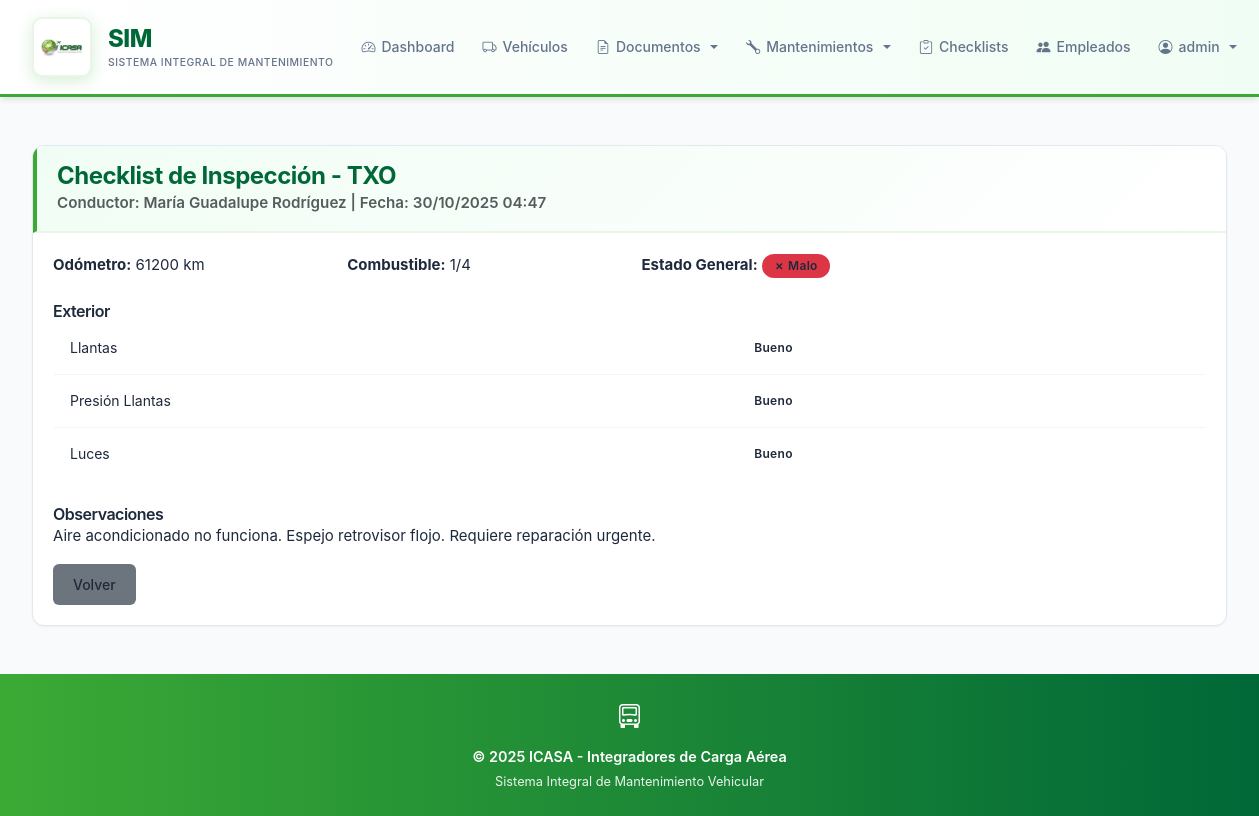
/checklists/8/ (signed in), run on the app's committed database.
### vehicles/models.py (models this page shows, shortened)
class VehicleChecklist(models.Model):
    STATUS_CHOICES = [('Bueno', 'Bueno'), ('Regular', 'Regular'), ('Malo', 'Malo')]
    STATION_CHOICES = [
        ('Aguascalientes', 'Aguascalientes'),
        ('Baja California', 'Baja California'),
        ('Baja California Sur', 'Baja California Sur'),
        ('Campeche', 'Campeche'),
        ('Chiapas', 'Chiapas'),
        ('Chihuahua', 'Chihuahua'),
        ('Ciudad de México', 'Ciudad de México'),
        ('Coahuila', 'Coahuila'),
        ('Colima', 'Colima'),
        ('Durango', 'Durango'),
        ('Estado de México', 'Estado de México'),
        ('Guanajuato', 'Guanajuato'),
        ('Guerrero', 'Guerrero'),
        ('Hidalgo', 'Hidalgo'),
        ('Jalisco', 'Jalisco'),
        ('Michoacán', 'Michoacán'),
        ('Morelos', 'Morelos'),
        ('Nayarit', 'Nayarit'),
        ('Nuevo León', 'Nuevo León'),
        ('Oaxaca', 'Oaxaca'),
        ('Puebla', 'Puebla'),
        ('Querétaro', 'Querétaro'),
        ('Quintana Roo', 'Quintana Roo'),
        ('San Luis Potosí', 'San Luis Potosí'),
        ('Sinaloa', 'Sinaloa'),
        ('Sonora', 'Sonora'),
        ('Tabasco', 'Tabasco'),
        ('Tamaulipas', 'Tamaulipas'),
        ('Tlaxcala', 'Tlaxcala'),
        ('Veracruz', 'Veracruz'),
        ('Yucatán', 'Yucatán'),
        ('Zacatecas', 'Zacatecas'),
    ]
    vehicle = models.ForeignKey(Vehicle, on_delete=models.CASCADE, related_name='checklists')
    driver_name = models.CharField(max_length=100)
    station = models.CharField(max_length=100, choices=STATION_CHOICES, blank=True, null=True, verbose_name='Estación')
    inspection_date = models.DateTimeField(auto_now_add=True)
    tires_condition = models.CharField(max_length=10, choices=STATUS_CHOICES)
    tires_pressure = models.CharField(max_length=10, choices=STATUS_CHOICES)
    lights = models.CharField(max_length=10, choices=STATUS_CHOICES)
    mirrors = models.CharField(max_length=10, choices=STATUS_CHOICES)
    windshield = models.CharField(max_length=10, choices=STATUS_CHOICES)
    wipers = models.CharField(max_length=10, choices=STATUS_CHOICES)
    body_damage = models.CharField(max_length=10, choices=STATUS_CHOICES)
    seat_belts = models.CharField(max_length=10, choices=STATUS_CHOICES)
    horn = models.CharField(max_length=10, choices=STATUS_CHOICES)
    dashboard_lights = models.CharField(max_length=10, choices=STATUS_CHOICES)
    air_conditioning = models.CharField(max_length=10, choices=STATUS_CHOICES)
    brakes = models.CharField(max_length=10, choices=STATUS_CHOICES)
    engine = models.CharField(max_length=10, choices=STATUS_CHOICES)
    oil_level = models.CharField(max_length=10, choices=STATUS_CHOICES)
    coolant_level = models.CharField(max_length=10, choices=STATUS_CHOICES)
    battery = models.CharField(max_length=10, choices=STATUS_CHOICES)
    fire_extinguisher = models.CharField(max_length=10, choices=STATUS_CHOICES)
    first_aid_kit = models.CharField(max_length=10, choices=STATUS_CHOICES)
    warning_triangles = models.CharField(max_length=10, choices=STATUS_CHOICES)
    observations = models.TextField(blank=True)
    odometer_reading = models.IntegerField()
    fuel_level = models.CharField(max_length=20, choices=[('Lleno', 'Lleno'), ('3/4', '3/4'), ('1/2', '1/2'), ('1/4', '1/4'), ('Vacío', 'Vacío')])
    class Meta:
        ordering = ['-inspection_date']
    @property
    def overall_status(self):
        statuses = [self.tires_condition, self.tires_pressure, self.lights, self.mirrors, self.windshield, self.wipers, self.body_damage, self.seat_belts, self.horn, self.dashboard_lights, self.air_conditioning, self.brakes, self.engine, self.oil_level, self.coolant_level, self.battery, self.fire_extinguisher, self.first_aid_kit, self.warning_triangles]
        if 'Malo' in statuses:
            return 'Malo'
        elif 'Regular' in statuses:
            return 'Regular'
        return 'Bueno'

class Vehicle(models.Model):
    STATUS_CHOICES = [
        ('Active', 'Active'),
        ('Maintenance', 'Maintenance'),
        ('Out of service', 'Out of service')
    ]
    STATION_CHOICES = [
        ('Aguascalientes', 'Aguascalientes'),
        ('Baja California', 'Baja California'),
        ('Baja California Sur', 'Baja California Sur'),
        ('Campeche', 'Campeche'),
        ('Chiapas', 'Chiapas'),
        ('Chihuahua', 'Chihuahua'),
        ('Ciudad de México', 'Ciudad de México'),
        ('Coahuila', 'Coahuila'),
        ('Colima', 'Colima'),
        ('Durango', 'Durango'),
        ('Estado de México', 'Estado de México'),
        ('Guanajuato', 'Guanajuato'),
        ('Guerrero', 'Guerrero'),
        ('Hidalgo', 'Hidalgo'),
        ('Jalisco', 'Jalisco'),
        ('Michoacán', 'Michoacán'),
        ('Morelos', 'Morelos'),
        ('Nayarit', 'Nayarit'),
        ('Nuevo León', 'Nuevo León'),
        ('Oaxaca', 'Oaxaca'),
        ('Puebla', 'Puebla'),
        ('Querétaro', 'Querétaro'),
        ('Quintana Roo', 'Quintana Roo'),
        ('San Luis Potosí', 'San Luis Potosí'),
        ('Sinaloa', 'Sinaloa'),
        ('Sonora', 'Sonora'),
        ('Tabasco', 'Tabasco'),
        ('Tamaulipas', 'Tamaulipas'),
        ('Tlaxcala', 'Tlaxcala'),
        ('Veracruz', 'Veracruz'),
        ('Yucatán', 'Yucatán'),
        ('Zacatecas', 'Zacatecas'),
    ]
    plate = models.CharField(max_length=10, unique=True, verbose_name='Placa')
    brand = models.CharField(max_length=50, verbose_name='Marca')
    model = models.CharField(max_length=50, verbose_name='Modelo')
    year = models.IntegerField(
        validators=[MinValueValidator(1900), MaxValueValidator(datetime.now().year + 1)],
        verbose_name='Año'
    )
    status = models.CharField(max_length=20, choices=STATUS_CHOICES, default='Active', verbose_name='Estado')
    station = models.CharField(max_length=100, choices=STATION_CHOICES, blank=True, null=True, verbose_name='Estación')
    photo = models.ImageField(upload_to='vehicles/', null=True, blank=True, verbose_name='Foto')
    created_at = models.DateTimeField(auto_now_add=True, null=True, blank=True)
    updated_at = models.DateTimeField(auto_now=True, null=True, blank=True)
    class Meta:
        ordering = ['-created_at']
        verbose_name = 'Vehículo'
        verbose_name_plural = 'Vehículos'
        indexes = [models.Index(fields=['plate'])]

### vehicles/views_checklist.py (the view)
# urls.py: path('checklists/<int:pk>/', ChecklistDetailView.as_view(), name='checklist_detail'),
class ChecklistDetailView(LoginRequiredMixin, DetailView):
    model = VehicleChecklist
    template_name = 'vehicles/checklist_detail.html'
    context_object_name = 'checklist'

### vehicles/templates/vehicles/checklist_detail.html (shortened to what this page needs)
{% extends 'vehicles/base.html' %}
{% block content %}
<div class="card">
    <div class="card-header">
        <h2>Checklist de Inspección - {{ checklist.vehicle.plate }}</h2>
        <p class="mb-0 text-muted">Conductor: {{ checklist.driver_name }} | Fecha: {{ checklist.inspection_date|date:"d/m/Y H:i" }}</p>
    </div>
    <div class="card-body">
        <div class="row mb-4">
            <div class="col-md-3">
                <strong>Odómetro:</strong> {{ checklist.odometer_reading }} km
            </div>
            <div class="col-md-3">
                <strong>Combustible:</strong> {{ checklist.fuel_level }}
            </div>
            <div class="col-md-3">
                <strong>Estado General:</strong>
                {% if checklist.overall_status == 'Bueno' %}
                    <span class="badge bg-success">✓ Bueno</span>
                {% elif checklist.overall_status == 'Regular' %}
                    <span class="badge bg-warning">⚠ Regular</span>
                {% else %}
                    <span class="badge bg-danger">✗ Malo</span>
                {% endif %}
            </div>
        </div>
        <h5>Exterior</h5>
        <table class="table table-sm mb-4">
            <tr><td>Llantas</td><td><span class="badge bg-{{ checklist.tires_condition|lower }}">{{ checklist.tires_condition }}</span></td></tr>
            <tr><td>Presión Llantas</td><td><span class="badge bg-{{ checklist.tires_pressure|lower }}">{{ checklist.tires_pressure }}</span></td></tr>
            <tr><td>Luces</td><td><span class="badge bg-{{ checklist.lights|lower }}">{{ checklist.lights }}</span></td></tr>
        </table>
        {% if checklist.observations %}
        <h5>Observaciones</h5>
        <p>{{ checklist.observations }}</p>
        {% endif %}
        <a href="{% url 'checklist_list' %}" class="btn btn-secondary">Volver</a>
    </div>
</div>
{% endblock %}

### vehicles/templates/vehicles/includes/navbar.html (shortened to what this page needs)
<nav class="navbar navbar-expand-lg navbar-light">
    <div class="container">
        <a class="navbar-brand" href="{% url 'dashboard' %}">
            {% load static %}
            <div class="logo-icon">
                <img src="{% static 'images/ICASA.jpg' %}" alt="ICASA Logo">
            </div>
            <div style="display:flex; flex-direction:column; line-height:1.2; gap:0.2rem;">
                <span style="font-weight:800; font-size:1.5rem; color:#006837; letter-spacing:-0.5px;">SIM</span>
                <span style="font-size:0.65rem; color:#64748b; font-weight:500; text-transform:uppercase; letter-spacing:0.5px;">Sistema Integral de Mantenimiento</span>
            </div>
        </a>
        <div class="collapse navbar-collapse" id="navbarNav">
            <ul class="navbar-nav ms-auto align-items-center">
                <li class="nav-item">
                    <a class="nav-link" href="{% url 'dashboard' %}">
                        <i class="bi bi-speedometer2"></i> Dashboard
                    </a>
                </li>
                <li class="nav-item">
                    <a class="nav-link" href="{% url 'vehicle_list' %}">
                        <i class="bi bi-truck"></i> Vehículos
                    </a>
                </li>
                {% if perms.vehicles.view_document %}
                <li class="nav-item dropdown">
                    <a class="nav-link dropdown-toggle" href="#" id="documentsDropdown" role="button" data-bs-toggle="dropdown">
                        <i class="bi bi-file-earmark-text"></i> Documentos
                    </a>
                </li>
                {% endif %}
                {% if perms.vehicles.view_maintenance %}
                <li class="nav-item dropdown">
                    <a class="nav-link dropdown-toggle" href="#" id="maintenanceDropdown" role="button" data-bs-toggle="dropdown">
                        <i class="bi bi-wrench"></i> Mantenimientos
                    </a>
                </li>
                {% endif %}
                <li class="nav-item">
                    <a class="nav-link" href="{% url 'checklist_list' %}">
                        <i class="bi bi-clipboard-check"></i> Checklists
                    </a>
                </li>
                {% if perms.vehicles.view_driver %}
                <li class="nav-item">
                    <a class="nav-link" href="{% url 'driver_list' %}">
                        <i class="bi bi-people-fill"></i> Empleados
                    </a>
                </li>
                {% endif %}
                {% if user.is_authenticated %}
                <li class="nav-item dropdown">
                    <a class="nav-link dropdown-toggle" href="#" id="userDropdown" role="button" data-bs-toggle="dropdown">
                        <i class="bi bi-person-circle"></i> {{ user.username }}
                    </a>
                </li>
                {% endif %}
            </ul>
        </div>
    </div>
</nav>

### static/css/main.css (style rules this page uses)
:root { --primary-color: #3BAA35; --secondary-color: #006837; --accent-color: #3BAA35; --accent-dark: #006837; --accent-muted: #e8f5e7; --metallic-gray: #A7A9AC; --nav-bg: #ffffff; --success-color: #3BAA35; --warning-color: #f59e0b; --danger-color: #dc2626; --info-color: #006837; --light-bg: #f8fafc; --card-bg: #ffffff; --border-color: #e2e8f0; --text-primary: #1e293b; --text-secondary: #64748b; --text-muted: #94a3b8; --shadow-sm: 0 1px 2px 0 rgba(0, 0, 0, 0.05); --shadow-md: 0 4px 6px -1px rgba(0, 0, 0, 0.1); --shadow-lg: 0 10px 15px -3px rgba(0, 0, 0, 0.1); --shadow-xl: 0 20px 25px -5px rgba(0, 0, 0, 0.1); --radius-sm: 6px; --radius-md: 10px; --radius-lg: 12px; --spacing-xs: 0.5rem; --spacing-sm: 0.75rem; --spacing-md: 1rem; --spacing-lg: 1.5rem; --spacing-xl: 2rem; }
* { margin: 0; padding: 0; box-sizing: border-box; }
body { font-family: 'Inter', -apple-system, BlinkMacSystemFont, 'Segoe UI', Roboto, sans-serif; background-color: var(--light-bg); color: var(--text-primary); line-height: 1.6; font-size: 15px; -webkit-font-smoothing: antialiased; -moz-osx-font-smoothing: grayscale; }
.navbar { background: linear-gradient(to right, #ffffff 0%, #f0fdf4 100%); padding: 0.75rem 0; border-bottom: 3px solid var(--primary-color); box-shadow: var(--shadow-md); }
.navbar .container { display: flex; align-items: center; justify-content: space-between; }
.navbar-collapse { flex-grow: 0; }
.navbar-nav { gap: 0.25rem; }
.navbar-brand { font-weight: 700; font-size: 1.5rem; letter-spacing: -0.3px; display: flex; align-items: center; gap: 1rem; transition: opacity 0.2s ease; color: var(--primary-color) !important; }
.logo-icon { width: 60px; height: 60px; background: white; border-radius: 10px; display: flex; align-items: center; justify-content: center; padding: 6px; box-shadow: 0 4px 16px rgba(59, 170, 53, 0.2); border: 2px solid var(--accent-muted); }
.logo-icon img { width: 100%; height: 100%; object-fit: contain; }
.nav-link { font-weight: 500; font-size: 0.875rem; padding: 0.5rem 0.75rem !important; border-radius: var(--radius-sm); transition: all 0.2s ease; display: flex; align-items: center; gap: 0.375rem; color: var(--text-secondary) !important; white-space: nowrap; }
.card { border: 1px solid var(--border-color); border-radius: var(--radius-lg); box-shadow: var(--shadow-sm); transition: all 0.2s ease; background: var(--card-bg); overflow: hidden; }
.card-header { background: linear-gradient(135deg, #f0fdf4 0%, #ffffff 100%); border-bottom: 2px solid var(--accent-muted); border-left: 4px solid var(--primary-color); font-weight: 600; font-size: 0.95rem; padding: 1rem 1.25rem; color: var(--text-primary); }
.card-body { padding: 1.25rem; color: var(--text-primary) !important; }
.card-body * { color: var(--text-primary) !important; }
.card-body .table tbody td, .card-body .table tbody th, .card-body p, .card-body a, .card-body strong { color: var(--text-primary) !important; }
.btn { font-weight: 500; font-size: 0.875rem; padding: 0.625rem 1.25rem; border-radius: var(--radius-sm); transition: all 0.2s ease; border: none; display: inline-flex; align-items: center; gap: 0.5rem; cursor: pointer; }
.table { background-color: var(--card-bg); border-radius: var(--radius-md); overflow: hidden; border: 1px solid var(--border-color); }
.table tbody td { padding: 0.875rem 1rem; vertical-align: middle; border-bottom: 1px solid #f1f5f9; }
.table-sm td, .table-sm th { padding: 0.625rem 0.875rem; font-size: 0.875rem; }
.badge { padding: 0.375rem 0.75rem; font-weight: 600; font-size: 0.75rem; border-radius: 9999px; letter-spacing: 0.3px; display: inline-flex; align-items: center; gap: 0.25rem; }
h1, h2, h3, h4, h5 { font-family: 'Inter', sans-serif; font-weight: 700; color: var(--secondary-color); letter-spacing: -0.5px; margin-bottom: 0; }
h2 { font-size: 1.5rem; }
h5 { font-size: 1rem; font-weight: 600; }
.container { max-width: 1280px; padding-left: var(--spacing-xl); padding-right: var(--spacing-xl); }

### data on the page
VehicleChecklist: vehicle.plate "TXO", driver_name "María Guadalupe Rodríguez", inspection_date "30/10/2025 04:47", odometer_reading "61200", fuel_level "1/4", tires_condition "Bueno", tires_pressure "Bueno", lights "Bueno", observations "Aire acondicionado no funciona. Espejo retrovisor flojo. Requiere reparación urgente."

### other printed values
{{ user.username }} "admin"
